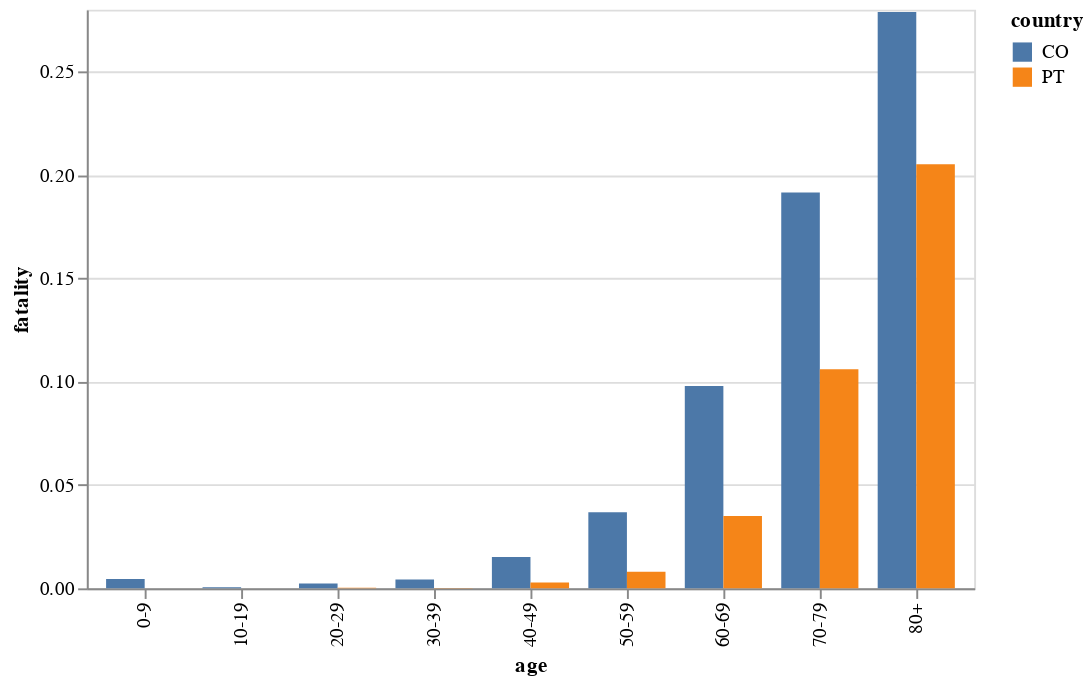

The cell this chart's notebook holds for it:
### Markdown cell above
The side-by-side bar plot from the COVID data

### Code cell
df_country = df_covid.groupby(["country", "age"])["fatality"].mean().reset_index()

# Altair Version 5
alt.Chart(df_country).mark_bar().encode(
    x="age",
    y="fatality",
    color="country",
    xOffset="country"
)

# Altair Version 4
# alt.Chart(df_country).mark_bar().encode(
#     x="country",
#     y='fatality',
#     color="country",
#     column="age"
# )

### Figure 1 — Vega-Lite specification as saved in the notebook (floating-point values rounded to 4 significant figures)
{"config": {"view": {"continuousWidth": 300, "continuousHeight": 300}}, "data": {"name": "data-39438969b3c33b26c16428b79b30f6a1"}, "mark": {"type": "bar"}, "encoding": {"color": {"field": "country", "type": "nominal"}, "x": {"field": "age", "type": "nominal"}, "xOffset": {"field": "country", "type": "nominal"}, "y": {"field": "fatality", "type": "quantitative"}}, "$schema": "https://vega.github.io/schema/vega-lite/v5.15.1.json", "datasets": {"data-39438969b3c33b26c16428b79b30f6a1": [{"country": "CO", "age": "0-9", "fatality": 0.004525}, {"country": "CO", "age": "10-19", "fatality": 0.0005128}, {"country": "CO", "age": "20-29", "fatality": 0.002316}, {"country": "CO", "age": "30-39", "fatality": 0.004274}, {"country": "CO", "age": "40-49", "fatality": 0.01513}, {"country": "CO", "age": "50-59", "fatality": 0.03682}, {"country": "CO", "age": "60-69", "fatality": 0.09791}, {"country": "CO", "age": "70-79", "fatality": 0.1916}, {"country": "CO", "age": "80+", "fatality": 0.2788}, {"country": "PT", "age": "0-9", "fatality": 0.0}, {"country": "PT", "age": "10-19", "fatality": 0.0}, {"country": "PT", "age": "20-29", "fatality": 0.0002431}, {"country": "PT", "age": "30-39", "fatality": 0.0002111}, {"country": "PT", "age": "40-49", "fatality": 0.002822}, {"country": "PT", "age": "50-59", "fatality": 0.007995}, {"country": "PT", "age": "60-69", "fatality": 0.03502}, {"country": "PT", "age": "70-79", "fatality": 0.106}, {"country": "PT", "age": "80+", "fatality": 0.2052}]}}
